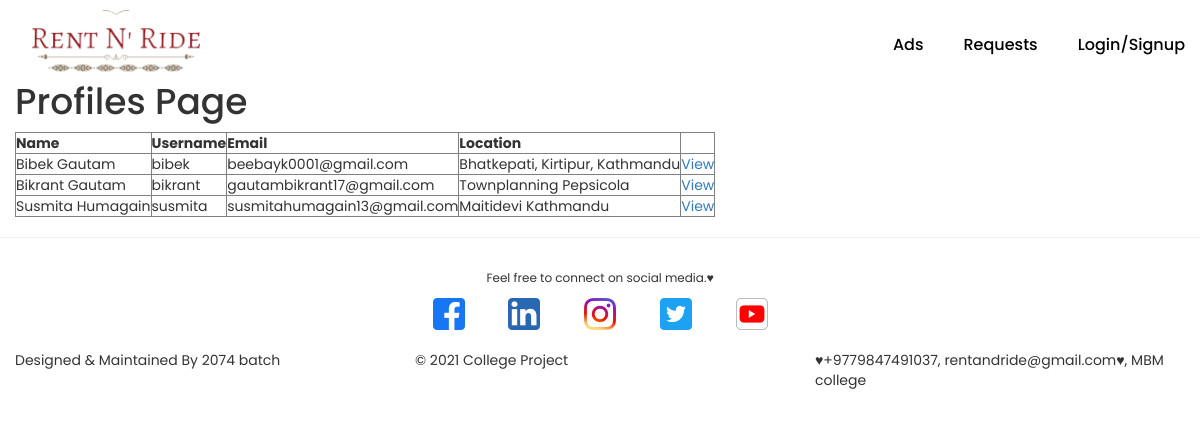
/users/, run on an earlier commit of the app's database.
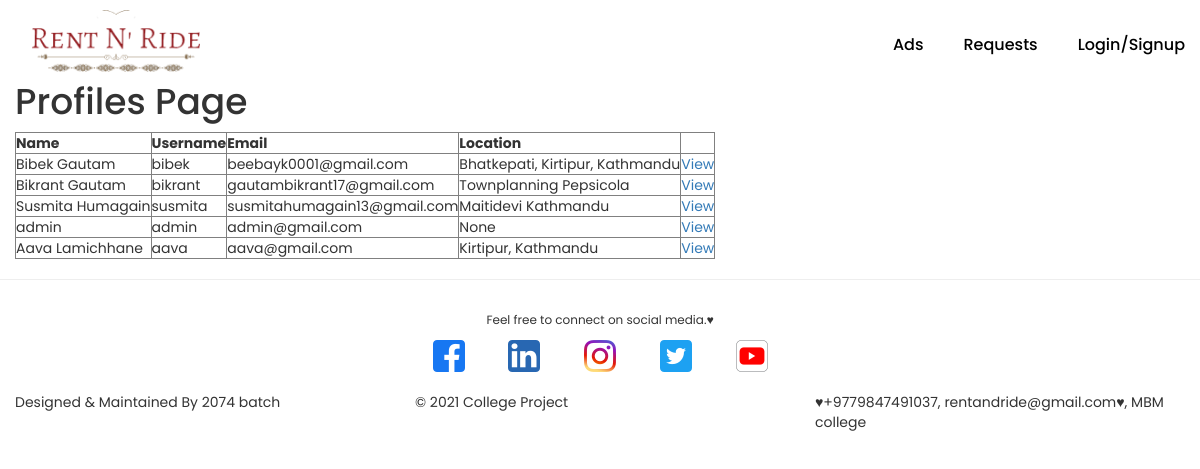
And on a later commit of the database.
### users/models.py (models this page shows, shortened)
class Profile(models.Model):
    user = models.OneToOneField(
        User, on_delete=models.CASCADE, null=True, blank=True)
    name = models.CharField(max_length=200, null=True, blank=True)
    username = models.CharField(max_length=200, null=True, blank=True)
    location = models.CharField(max_length=200, null=True, blank=True)
    province = models.CharField(max_length=20, choices = [
        ('Bagmati', 'Bagmati'),
    ], null=True)
    city = models.CharField(max_length=100, null=True)
    date_of_birth = models.DateField(null=True)
    gender = models.CharField(max_length=10, choices=[
        ('Male', 'Male'),
        ('Female', 'Female'),
        ('Other', 'Other')
    ], null=True)
    email = models.EmailField(max_length=500, null=True, blank=True)
    phone = models.CharField(max_length=10, null=True, blank=True)
    short_intro = models.CharField(max_length=300, null=True, blank=True)
    bio = models.TextField(blank=True, null=True)
    profile_image = models.ImageField(
        null=True, blank=True, upload_to='users/', default='users/user-default.png ')
    created = models.DateTimeField(auto_now_add=True)
    id = models.UUIDField(default=uuid.uuid4, unique=True,
                          primary_key=True, editable=False)

### users/views.py (the view)
# urls.py: path('', views.profiles, name='profiles'),
def profiles(request):
    profiles = Profile.objects.all()
    context = {'profiles': profiles}
    return render(request, 'users/profiles.html', context)

### users/templates/users/profiles.html
{% extends 'main.html' %}
{% block content %}
    <div class="container">
        <h1>Profiles Page</h1>
    <table border="1px">
        <tr>
            <th>Name</th>
            <th>Username</th>
            <th>Email</th>
            <th>Location</th>
            <th></th>
        </tr>
        {% for profile in profiles %}
        <tr>
            <td>{{profile.name}}</td>
            <td>{{profile.username}}</td>
            <td>{{profile.email}}</td>
            <td>{{profile.location}}</td>
            <td><a href="{% url 'user-profile' profile.id %}">View</a></td>
        </tr>
        {% endfor %}
    </table>
    </div>
{% endblock content %}

What changed in the data, as far as the page shows it:
added Profile: name "admin", username "admin", email "admin@gmail.com", location "None"
added Profile: name "Aava Lamichhane", username "aava", email "aava@gmail.com", location "Kirtipur, Kathmandu"
